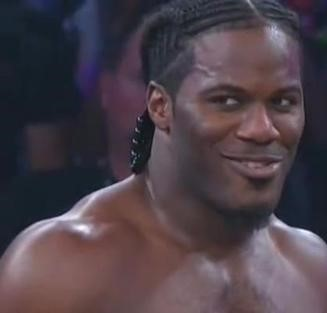
#> input picture CV_Exp1/My_Hybrid/resources/1.jpg, 327 x 313 px
$ python hybrid.py   (older library calls are emulated)
#> lines starting #> are read from the running program, lines starting #| are printed output that depends on the picture
# encoding: utf-8


from PIL import Image
import cv2
import numpy as np
'''
def cross_correlation_2d ( img , kernel ) :
    height,width = img.shape
    h,w = kernel.shape
    new_h = height-h+1
    new_w = width-w+1
    new_img = np.zeros((new_h,new_w),dtype = np.float)
    for i in range(new_w):
        for j in range(new_h):
            new_img[i,j]  = np.sum(img[i:i+h,j:j+w]*kernel)
    new_img = new_img.clip(0,255)
    new_img = np.rint(new_img).astype('uint8')
    return new_img
'''
def cross_correlation_2d ( img , kernel ) :
    img_array = np.array ( img )  # 把图像转换为数字
    print("img : ", img_array.shape)
    #print(img_array)
    print("kernel : ", kernel.shape)
    #print(kernel)

    r = img_array.shape [ 0 ]
    c = img_array.shape [ 1 ]


    r2 = kernel.shape [ 0 ]
    c2 = kernel.shape [ 1 ]

    if img_array.ndim==3:
        h = img_array.shape [ 2 ]  # 图像的高度
        con = np.zeros ( (r , c , h) )
    for i in range ( 3 ) :  # 对矩阵进行一个互相关运算
        tmp=np.zeros((r,c))
        new_img_array = np.zeros ( (r + r2//2*2 , c + c2//2*2) )
        if img_array.ndim==3:
            for j in range ( 0,r ) :
                for k in range ( 0,c ) :
                    new_img_array [ r2 // 2 + j ] [ c2 // 2 + k ] = img_array [ j ] [ k ] [ i ]
        else:
            for j in range ( 0,r ) :
                for k in range (0, c ) :
                    new_img_array [ r2 // 2 + j ] [ c2 // 2 + k ] = img_array [ j ] [ k ]
        #print("new_img",new_img_array.shape)
        #print(new_img_array)
        for j in range(r2//2,r+r2//2):
            for k in range(c2//2,c+c2//2):
                tmp[j-r2//2][k-c2//2] = (new_img_array[j-r2//2:j+(r2+1)//2,k-c2//2:k+(c2+1)//2]*kernel).sum()
                #print("mul ",j," ",k," ",j-r2//2," ",j+(r2+1)//2," ",k-c2//2," ",k+(c2+1)//2)
        if img_array.ndim == 2 :
            print ( "con : " , tmp.shape,"\n")
            #print(tmp)
            return tmp
        con[:,:,i]= tmp
    print ( "con : " , con.shape ,"\n")
    #print(con)
    return con
    # TODO-BLOCK-BEGIN
    raise Exception ( "TODO in hybrid.py not implemented" )
    # TODO-BLOCK-END


def convolve_2d ( img , kernel ) :
    kernel2 = np.fliplr ( np.flipud ( kernel )  )  # 将图片进行2次逆时针90度翻转
    return cross_correlation_2d ( img , kernel2 )
    '''Use cross_correlation_2d() to carry out a 2D convolution.

    Inputs:
        img:    Either an RGB image (height x width x 3) or a grayscale image
                (height x width) as a numpy array.
        kernel: A 2D numpy array (m x n), with m and n both odd (but may not be
                equal).

    Output:
        Return an image of the same dimensions as the input image (same width,
        height and the number of color channels)
    '''
    # TODO-BLOCK-BEGIN
    raise Exception ( "TODO in hybrid.py not implemented" )
    # TODO-BLOCK-END


def gaussian_blur_kernel_2d ( sigma , height , width ) :
    gaussian_kernel=np.zeros((height,width),dtype='double')
    center_row=height//2
    center_column=width//2
    s=2*(sigma**2)
    sum_val = 0
    for i in range(height):
        for j in range(width):
            x=i-center_row
            y=j-center_column
            gaussian_kernel[i][j]=(1.0/(np.pi*s))*np.exp(-float(x**2+y**2)/s)
            sum_val += gaussian_kernel[i][j]
            #gaussian_kernel[i][j]=(1.0/(np.pi*s))*np.exp(-(i**2+j**2)/s)
    return gaussian_kernel/sum_val # 返回高斯核
    '''Return a Gaussian blur kernel of the given dimensions and with the given
    sigma. Note that width and height are different.

    Input:
        sigma:  The parameter that controls the radius of the Gaussian blur.
                Note that, in our case, it is a circular Gaussian (symmetric
                across height and width).
        width:  The width of the kernel.
        height: The height of the kernel.

    Output:
        Return a kernel of dimensions height x width such that convolving it
        with an image results in a Gaussian-blurred image.
    '''
    # TODO-BLOCK-BEGIN
    raise Exception ( "TODO in hybrid.py not implemented" )
    # TODO-BLOCK-END


def low_pass ( img , sigma , size ) :
    height = width = size
    res = gaussian_blur_kernel_2d ( sigma , height , width )  # res为一个高斯核
    #    print_gaussian(res,height,width)#把核函数输出来看看
    return convolve_2d ( img , res )  # 进行卷积
    '''Filter the image as if its filtered with a low pass filter of the given
    sigma and a square kernel of the given size. A low pass filter supresses
    the higher frequency components (finer details) of the image.

    Output:
        Return an image of the same dimensions as the input image (same width,
        height and the number of color channels)
    '''
    # TODO-BLOCK-BEGIN
    raise Exception ( "TODO in hybrid.py not implemented" )
    # TODO-BLOCK-END


def high_pass ( img , sigma , size ) :
    height = width = size
    Image = np.array ( img )
    # print("img : ",Image.shape)
    return (img - low_pass ( Image , sigma , size ))  # 做一个减法得到高通图像
    '''Filter the image as if its filtered with a high pass filter of the given
    sigma and a square kernel of the given size. A high pass filter suppresses
    the lower frequency components (coarse details) of the image.

    Output:
        Return an image of the same dimensions as the input image (same width,
        height and the number of color channels)
    '''
    # TODO-BLOCK-BEGIN
    raise Exception ( "TODO in hybrid.py not implemented" )
    # TODO-BLOCK-END

def create_hybrid_image(img1, img2, sigma1, size1, high_low1, sigma2, size2,
        high_low2, mixin_ratio):
    '''This function adds two images to create a hybrid image, based on
    parameters specified by the user.'''
    high_low1 = high_low1.lower()
    high_low2 = high_low2.lower()

    if img1.dtype == np.uint8:
        img1 = img1.astype(np.float32) / 255.0
        img2 = img2.astype(np.float32) / 255.0

    if high_low1 == 'low':
        img1 = low_pass(img1, sigma1, size1)
    else:
        img1 = high_pass(img1, sigma1, size1)

    if high_low2 == 'low':
        img2 = low_pass(img2, sigma2, size2)
    else:
        img2 = high_pass(img2, sigma2, size2)


    cv2.imwrite('left.jpg',img1*255)
    cv2.imwrite('right.jpg',img2*255)
    img1 *= 2 * (1 - mixin_ratio)
    img2 *= 2 * mixin_ratio
    if(img1.size < img2.size):
        img2=cv2.resize(img2,(img1.shape[1],img1.shape[0]),interpolation=cv2.INTER_CUBIC)
    elif img1.size>img2.size:
        img1 = cv2.resize(img2,(img2.shape[1],img2.shape[0]),interpolation=cv2.INTER_CUBIC)

    hybrid_img = (img1 + img2)
    return (hybrid_img * 255).clip ( 0 , 255 ).astype ( np.uint8 )

if __name__ == '__main__' :
    img1 = cv2.imread('./resources/1.jpg')
#> img1 is the input picture: shape (313, 327, 3); mean B, G, R 73.7, 65.2, 76.9
    img2 = cv2.imread('./resources/2.jpg')
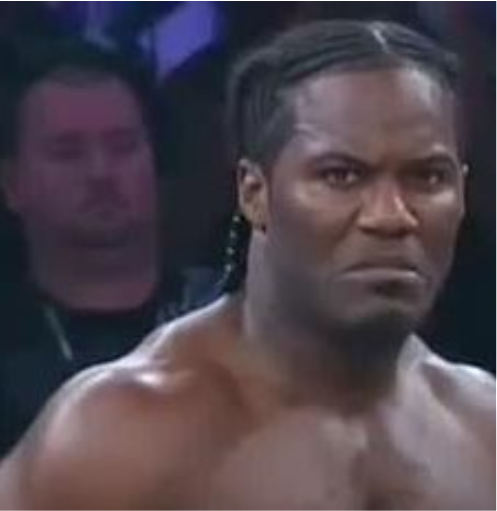
#> input picture CV_Exp1/My_Hybrid/resources/2.jpg, 497 x 511 px
#> img2 is the input picture: shape (511, 497, 3); mean B, G, R 76.5, 67.8, 77.4
    img1 = np.array(img1)
    img2 = np.array(img2)

    ratio = 0.65
    Img = create_hybrid_image(img1,img2,7.1,8,"low",6.1,8,"high",ratio)
#| img :  (313, 327, 3)
#> after the loop in cross_correlation_2d, `for i in range ( 3 ) :`:
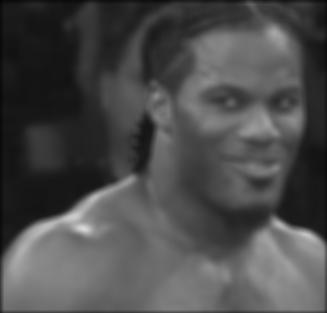
#> tmp: shape (313, 327) float64; min 0.0223, max 0.854, mean 0.298
#| con :  (313, 327, 3)
#| img :  (511, 497, 3)
#> after the loop in cross_correlation_2d (call 2), `for i in range ( 3 ) :`:
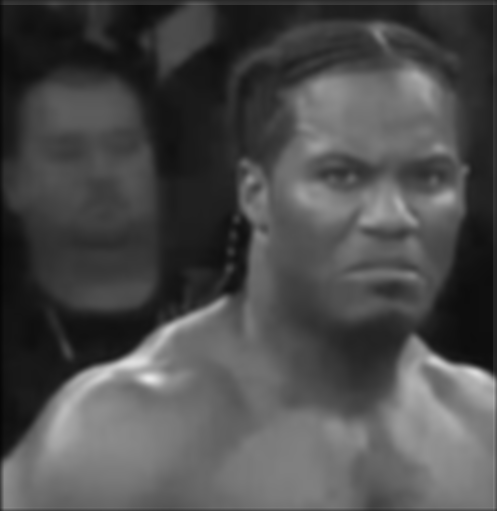
#> tmp: shape (511, 497) float64; min 0.0242, max 0.914, mean 0.3
#| con :  (511, 497, 3)
#> in create_hybrid_image, `cv2.imwrite('right.jpg',img2*255)`:
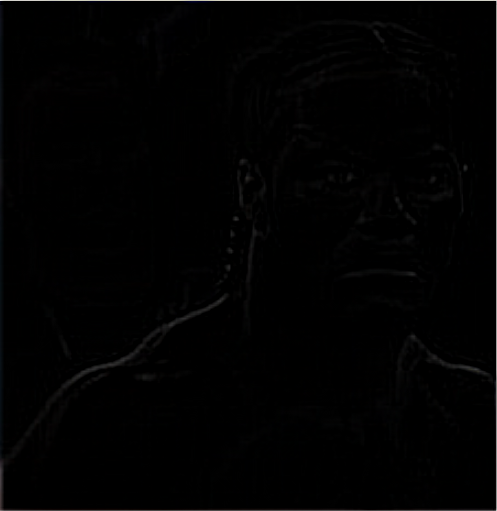
#> saved as right.jpg: shape (511, 497, 3); mean B, G, R 1.9, 1.9, 1.9
#> in create_hybrid_image, `img2=cv2.resize(img2,(img1.shape[1],img1.shape[0]),interpolation=cv2.I..`:
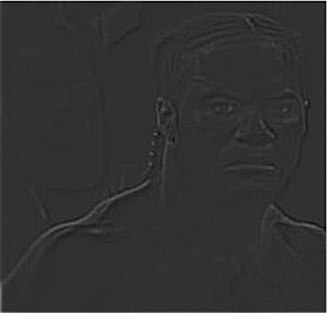
#> img2: shape (313, 327, 3) float64; mean of channels 0, 1, 2 0.00487, 0.00469, 0.00489; drawn with min black and max white
#> in create_hybrid_image, `hybrid_img = (img1 + img2)`:
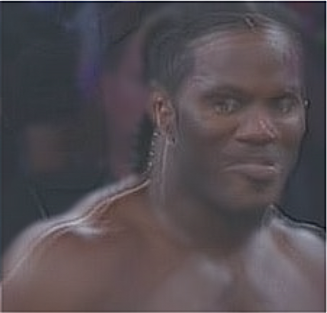
#> hybrid_img: shape (313, 327, 3) float64; mean of channels 0, 1, 2 0.205, 0.182, 0.214; drawn with min black and max white
#> in create_hybrid_image, `return (hybrid_img * 255).clip ( 0 , 255 ).astype ( np.uint8 )`:
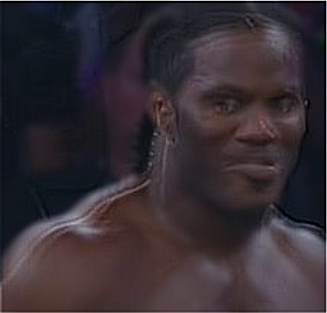
#> returned value: shape (313, 327, 3); mean of channels 0, 1, 2 51.7, 45.9, 54.1; drawn as B, G, R
    cv2.imwrite('hybrid.jpg', Img)
